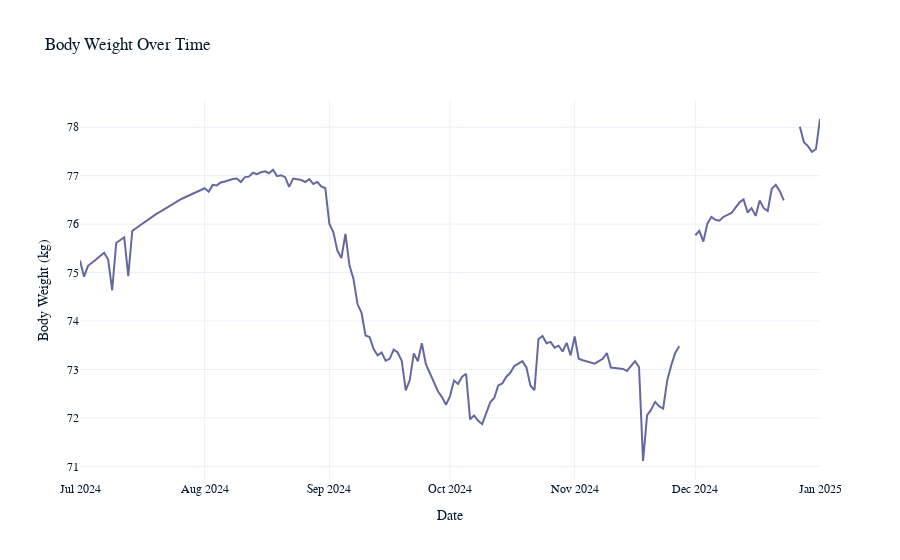

Notebook code cell kept with this figure:
### Code cell
# Create a line chart for the weight column with nice axis labels
fig = px.line(fitness_data, x='date', y='body_weight_kg', title='Body Weight Over Time')
fig.update_layout(
    xaxis_title='Date',
    yaxis_title='Body Weight (kg)'
)
fig.show()

### Figure 1 — Plotly figure (JSON) as saved in the notebook; plotly's stock layout.template omitted (floating-point values rounded to 4 significant figures; data arrays with more than 128 entries replaced by an {"elided": "..."} marker saying what was removed)
{"data": [{"hovertemplate": "date=%{x}<br>body_weight_kg=%{y}<extra></extra>", "legendgroup": "", "line": {"color": "#6568a0", "dash": "solid"}, "marker": {"symbol": "circle"}, "mode": "lines", "name": "", "orientation": "v", "showlegend": false, "x": {"elided": "185 str values"}, "xaxis": "x", "y": {"elided": "185 float values"}, "yaxis": "y", "type": "scatter"}], "layout": {"xaxis": {"anchor": "y", "domain": [0, 1], "title": {"text": "Date"}}, "yaxis": {"anchor": "x", "domain": [0, 1], "title": {"text": "Body Weight (kg)"}}, "legend": {"tracegroupgap": 0}, "title": {"text": "Body Weight Over Time"}}}
